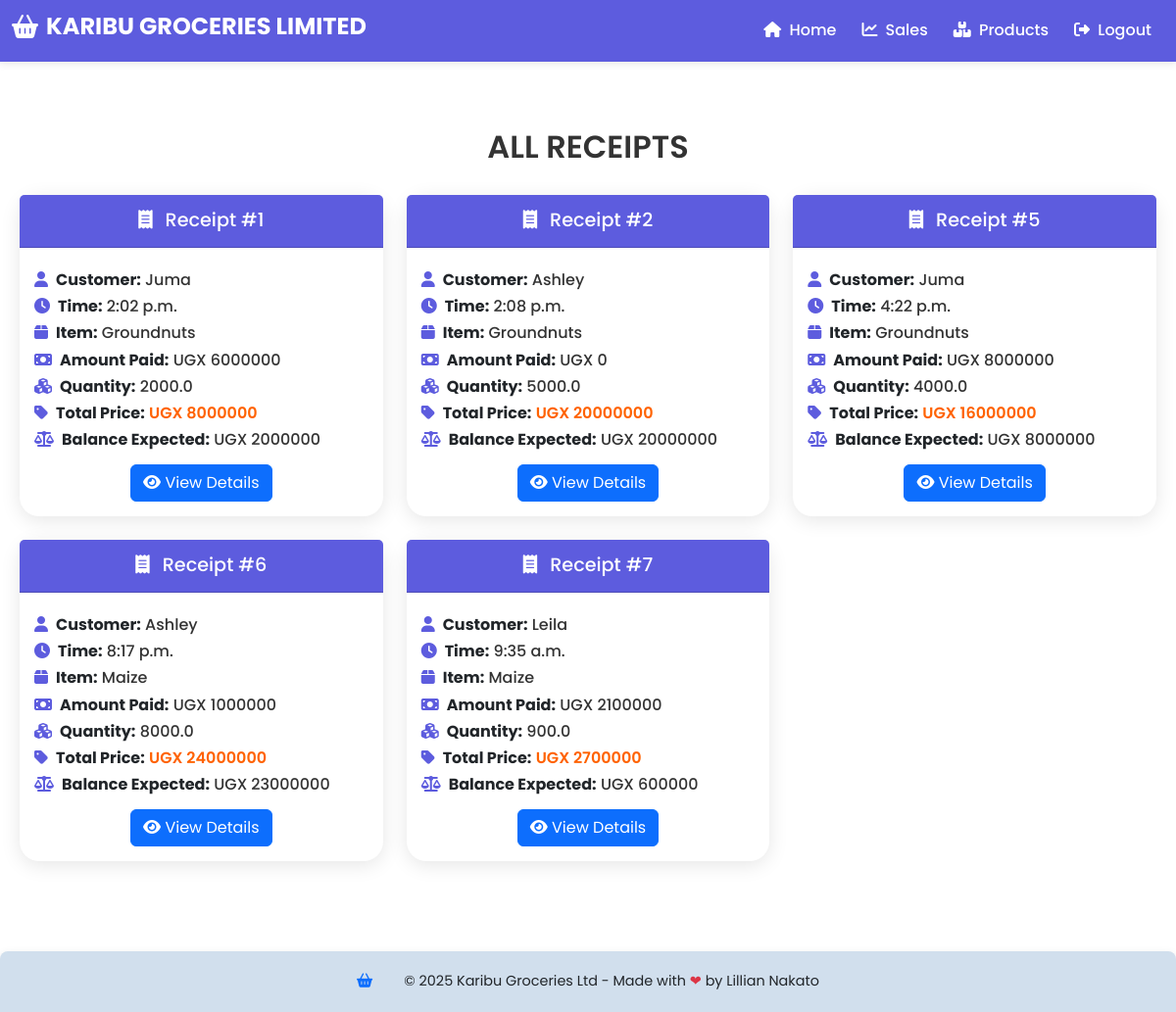
Before: /receipt/ (signed in) with the older database file.
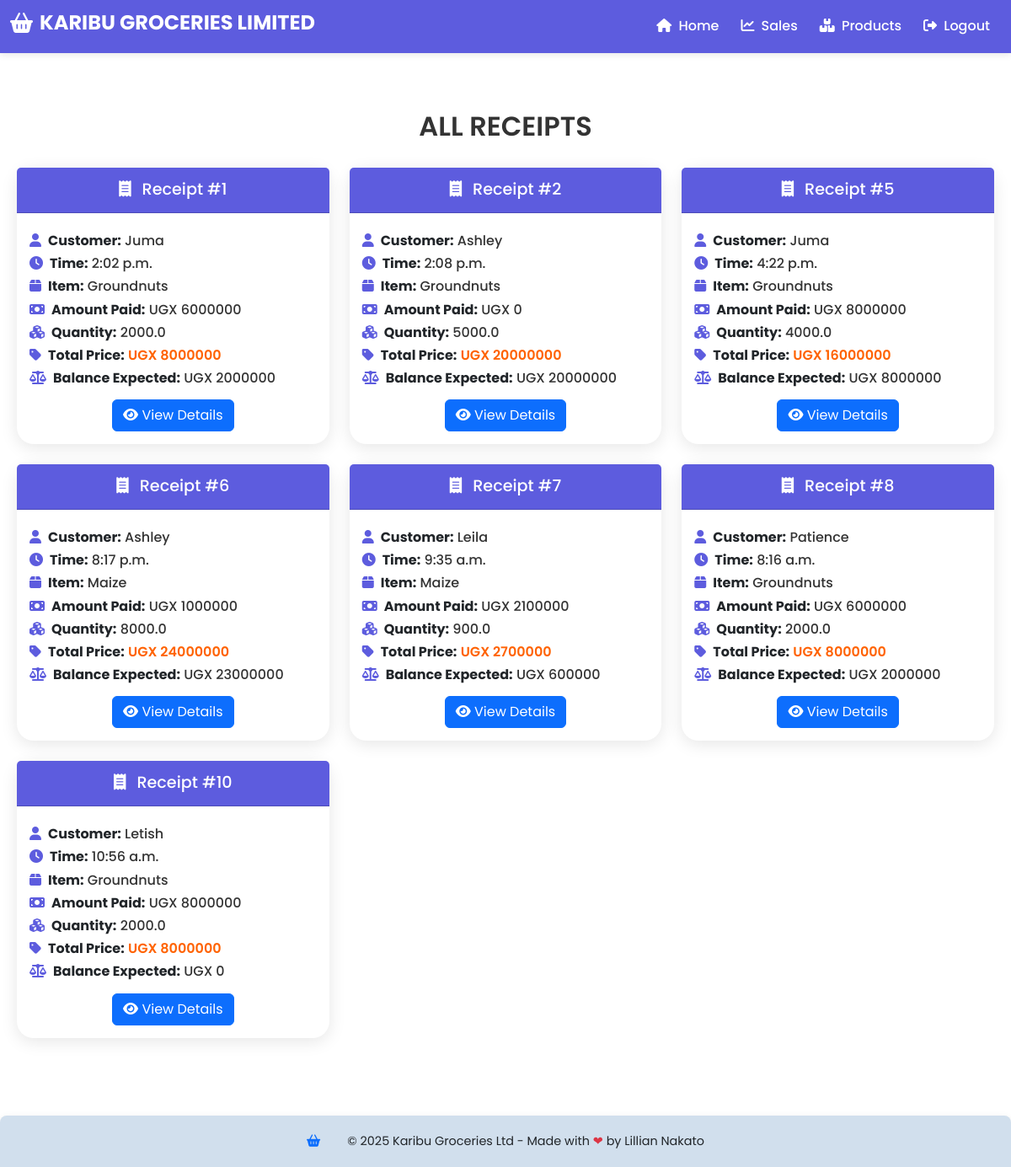
After: the same page with the newer database file.
### kgl_app/models.py (models this page shows, shortened)
class Sale(models.Model):
    product = models.CharField(max_length=50, blank=False, null=False)
    branch = models.ForeignKey(Branch, on_delete=models.CASCADE, blank=False,null= True,default='')
    quantity = models.FloatField(default=0)
    amount_received = models.IntegerField(default=0)
    customer_name = models.CharField(max_length=50)
    salesagent = models.CharField(max_length=50)
    unit_price = models.FloatField(default=2)
    date = models.DateField(auto_now_add=True)
    time = models.TimeField(auto_now_add=True)
    def get_total(self):
        total = self.quantity * self.unit_price
        return int(total)
    def get_change(self):
        change = self.get_total() - self.amount_received
        return abs(int(change))

### kgl_app/views.py (the view)
# urls.py: path('receipt/', views.receipt, name='receipt'),
@login_required
def receipt(request):
    if not (request.user.is_owner or request.user.is_manager):
        return HttpResponseForbidden("You are not authorized to perform this action.")
    if request.user.is_owner:
        sales = Sale.objects.all().order_by('id')
    else:
        sales = Sale.objects.filter(branch=request.user.branch).order_by('id')
    return render(request, "kgl_app/receipt.html", {'sales': sales})

### kgl_app/templates/kgl_app/receipt.html (shortened to what this page needs)
{% extends 'kgl_app/base.html' %}
{% load static %}
{% block content %}
<link rel="stylesheet" href="{% static 'css/receipt.css' %}">
    <div class="container my-5">
        <h1 class="text-center">ALL RECEIPTS</h1>
        <div class="row">
            {% for sale in sales %}
            <div class="col-lg-4 col-md-6 mb-4">
                <div class="card h-100">
                    <div class="card-header">
                        <i class="fas fa-receipt me-2"></i> Receipt #{{ sale.id }}
                    </div>
                    <div class="card-body">
                        <div class="details-section">
                            <h5><i class="fas fa-user icon"></i><strong>Customer:</strong>
                                <span class="highlight">{{ sale.customer_name }}</span>
                            </h5>
                            <h5><i class="fas fa-clock icon"></i><strong>Time:</strong>
                                <span class="highlight">{{ sale.time }}</span>
                            </h5>
                            <h5><i class="fas fa-box icon"></i><strong>Item:</strong>
                                <span class="highlight">{{ sale.product }}</span>
                            </h5>
                            <h5><i class="fas fa-money-bill icon"></i><strong>Amount Paid:</strong>
                                <span class="highlight">UGX {{ sale.amount_received }}</span>
                            </h5>
                            <h5><i class="fas fa-cubes icon"></i><strong>Quantity:</strong>
                                <span class="highlight">{{ sale.quantity }}</span>
                            </h5>
                            <h5 class="total-price"><i class="fas fa-tag icon"></i><strong>Total Price:</strong>
                                <span class="highlight">UGX {{ sale.get_total }}</span>
                            </h5>
                            <h5><i class="fas fa-balance-scale icon"></i><strong>Balance Expected:</strong>
                                <span class="highlight">UGX {{ sale.get_change }}</span>
                            </h5>
                        </div>
                        <div class="text-center mt-3">
                            <a href="{% url 'receipt_detail' sale.id %}" class="btn btn-primary">
                                <i class="fas fa-eye"></i> View Details
                            </a>
                        </div>
                    </div>
                </div>
            </div>
            {% empty %}
            <div class="col-12">
                <div class="alert alert-warning text-center">
                    <i class="fas fa-exclamation-triangle me-2"></i> No receipts found. Add sales to see receipts!
                </div>
            </div>
            {% endfor %}
        </div>
    </div>
{% endblock %}

Changed rows visible on the page:
added Sale: id "8", customer_name "Patience", time "8:16 a.m.", product "Groundnuts", amount_received "6000000", quantity "2000.0", get_total "8000000", get_change "2000000"
added Sale: id "10", customer_name "Letish", time "10:56 a.m.", product "Groundnuts", amount_received "8000000", quantity "2000.0", get_total "8000000", get_change "0"
